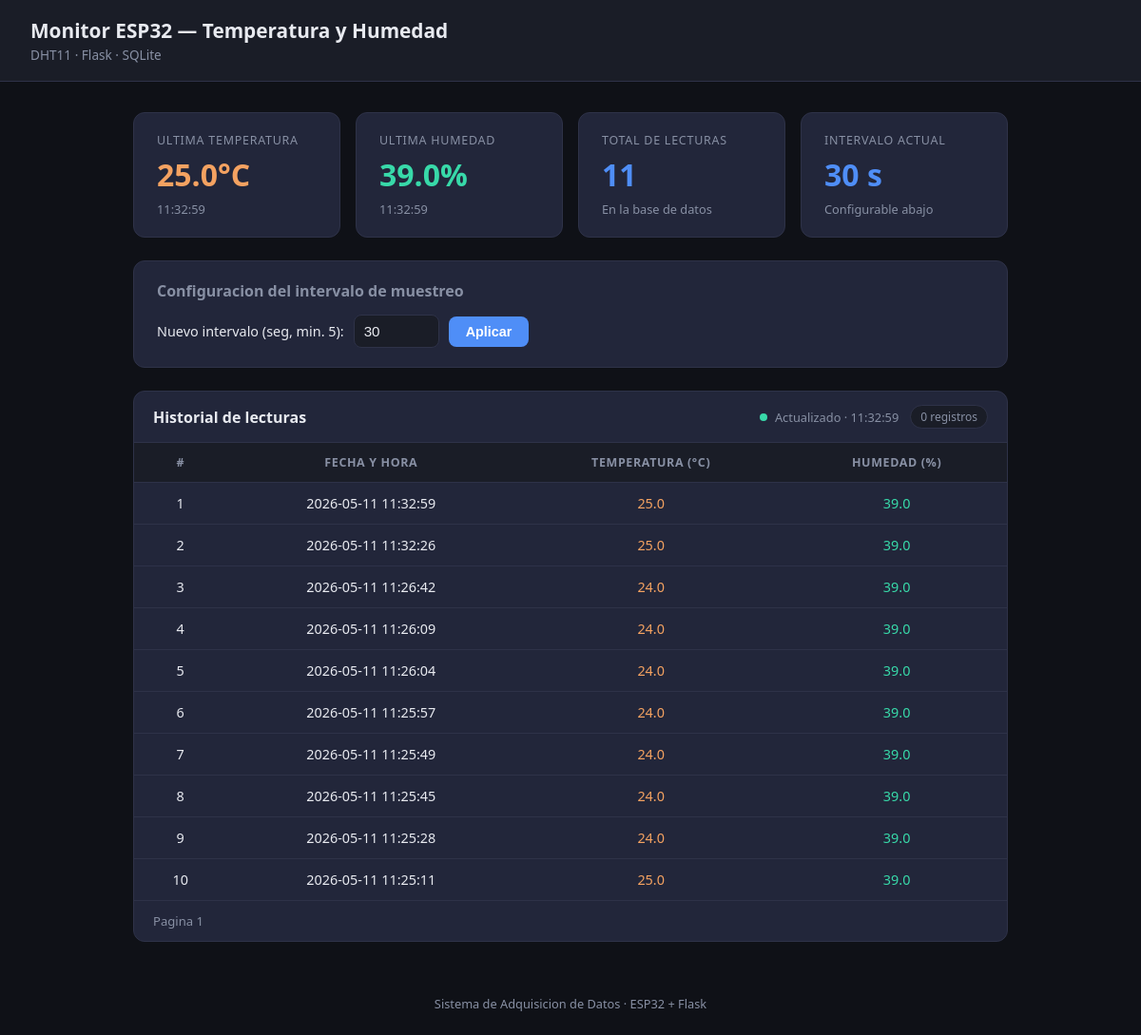
The page / on the database its author committed.
### models.py (models this page shows)
class Registro(db.Model):
    id          = db.Column(db.Integer, primary_key=True)
    temperatura = db.Column(db.Float, nullable=False)
    humedad     = db.Column(db.Float, nullable=False)
    timestamp   = db.Column(db.DateTime, default=datetime.now)

### app.py (the view)
@app.route('/')
def index():
    lecturas  = Registro.query.order_by(Registro.timestamp.desc()).limit(50).all()
    intervalo = int(Config.query.filter_by(clave='intervalo_segundos').first().valor)
    return render_template('index.html', lecturas=lecturas, intervalo=intervalo)

### templates/index.html (shortened to what this page needs)
<!DOCTYPE html>
<html lang="es">
<head>
</head>
<body>
<header>
    <div>
        <h1>Monitor ESP32 — Temperatura y Humedad</h1>
        <span>DHT11 · Flask · SQLite</span>
    </div>
</header>
<main>
    <section class="metrics">
        <div class="metric-card">
            <div class="label">Ultima temperatura</div>
            <div class="value temp" id="val-temp">
                {% if lecturas %}{{ "%.1f"|format(lecturas[0].temperatura) }}°C{% else %}--{% endif %}
            </div>
            <div class="sub" id="val-temp-time">
                {% if lecturas %}{{ lecturas[0].timestamp.strftime('%H:%M:%S') }}{% endif %}
            </div>
        </div>
        <div class="metric-card">
            <div class="label">Ultima humedad</div>
            <div class="value hum" id="val-hum">
                {% if lecturas %}{{ "%.1f"|format(lecturas[0].humedad) }}%{% else %}--{% endif %}
            </div>
            <div class="sub" id="val-hum-time">
                {% if lecturas %}{{ lecturas[0].timestamp.strftime('%H:%M:%S') }}{% endif %}
            </div>
        </div>
        <div class="metric-card">
            <div class="label">Total de lecturas</div>
            <div class="value inter" id="val-count">{{ lecturas|length }}</div>
            <div class="sub">En la base de datos</div>
        </div>
        <div class="metric-card">
            <div class="label">Intervalo actual</div>
            <div class="value inter" id="intervalo-display">{{ intervalo }} s</div>
            <div class="sub">Configurable abajo</div>
        </div>
    </section>
    <section class="config-panel">
        <h2>Configuracion del intervalo de muestreo</h2>
        <div class="config-row">
            <label for="nuevo-intervalo">Nuevo intervalo (seg, min. 5):</label>
            <input type="number" id="nuevo-intervalo" min="5" max="3600" value="{{ intervalo }}">
            <button class="btn btn-primary" onclick="actualizarIntervalo()">Aplicar</button>
        </div>
    </section>
    <section class="table-wrap">
        <div class="table-header">
            <h2>Historial de lecturas</h2>
            <div style="display:flex; align-items:center; gap:12px; flex-wrap:wrap;">
                <div class="status-bar">
                    <div class="status-dot" id="status-dot"></div>
                    <span id="status-text">Conectando...</span>
                </div>
                <span class="badge" id="total-badge">0 registros</span>
            </div>
        </div>
        <table>
            <thead>
                <tr>
                    <th>#</th>
                    <th>Fecha y Hora</th>
                    <th>Temperatura (°C)</th>
                    <th>Humedad (%)</th>
                </tr>
            </thead>
            <tbody id="readings-body">
                {% for l in lecturas[:10] %}
                <tr>
                    <td>{{ loop.index }}</td>
                    <td>{{ l.timestamp.strftime('%Y-%m-%d %H:%M:%S') }}</td>
                    <td class="temp-val">{{ "%.1f"|format(l.temperatura) }}</td>
                    <td class="hum-val">{{ "%.1f"|format(l.humedad) }}</td>
                </tr>
                {% else %}
                <tr id="empty-row">
                    <td colspan="4" style="color:var(--muted); padding:30px;">
                        Sin lecturas aun. Esperando datos de la ESP32...
                    </td>
                </tr>
                {% endfor %}
            </tbody>
        </table>
        <div class="pagination">
            <span class="pagination-info" id="page-info">Pagina 1</span>
        </div>
    </section>
</main>
<footer>Sistema de Adquisicion de Datos · ESP32 + Flask</footer>
</body>
</html>

### templates/index.html (style rules this page uses)
:root { --bg: #0f1117; --surface: #1a1d27; --card: #22263a; --accent: #4f8ef7; --accent2: #38d9a9; --text: #e8eaf0; --muted: #8890a4; --border: #2e3248; --radius: 12px; }
* { box-sizing: border-box; margin: 0; padding: 0; }
body { font-family: 'Segoe UI', system-ui, sans-serif; background: var(--bg); color: var(--text); min-height: 100vh; }
header { background: var(--surface); border-bottom: 1px solid var(--border); padding: 18px 32px; display: flex; align-items: center; gap: 14px; }
header h1 { font-size: 1.3rem; font-weight: 700; }
header span { font-size: 0.85rem; color: var(--muted); margin-top: 2px; display: block; }
main { max-width: 960px; margin: 32px auto; padding: 0 20px; display: flex; flex-direction: column; gap: 24px; }
.metrics { display: grid; grid-template-columns: repeat(auto-fit, minmax(200px, 1fr)); gap: 16px; }
.metric-card { background: var(--card); border: 1px solid var(--border); border-radius: var(--radius); padding: 20px 24px; display: flex; flex-direction: column; gap: 6px; }
.metric-card .label { font-size: 0.78rem; color: var(--muted); text-transform: uppercase; letter-spacing: .06em; }
.metric-card .value { font-size: 2rem; font-weight: 700; }
.metric-card .value.temp { color: #f4a261; }
.metric-card .value.hum { color: var(--accent2); }
.metric-card .value.inter { color: var(--accent); }
.metric-card .sub { font-size: 0.8rem; color: var(--muted); }
.config-panel { background: var(--card); border: 1px solid var(--border); border-radius: var(--radius); padding: 20px 24px; }
.config-panel h2 { font-size: 1rem; margin-bottom: 14px; color: var(--muted); }
.config-row { display: flex; align-items: center; gap: 10px; flex-wrap: wrap; }
.config-row label { font-size: 0.9rem; }
.config-row input[type="number"] { width: 90px; padding: 8px 10px; border-radius: 8px; border: 1px solid var(--border); background: var(--surface); color: var(--text); font-size: 0.95rem; }
.btn { padding: 8px 18px; border-radius: 8px; border: none; cursor: pointer; font-size: 0.9rem; font-weight: 600; transition: opacity .15s, transform .1s; }
.btn-primary { background: var(--accent); color: #fff; }
.status-bar { font-size: 0.8rem; color: var(--muted); display: flex; align-items: center; gap: 8px; }
.status-dot { width: 8px; height: 8px; border-radius: 50%; background: var(--muted); transition: background .3s; }
.status-dot.active { background: var(--accent2); }
.table-wrap { background: var(--card); border: 1px solid var(--border); border-radius: var(--radius); overflow: hidden; }
.table-header { display: flex; justify-content: space-between; align-items: center; padding: 14px 20px; border-bottom: 1px solid var(--border); flex-wrap: wrap; gap: 10px; }
.table-header h2 { font-size: 1rem; }
.badge { font-size: 0.75rem; background: var(--surface); border: 1px solid var(--border); padding: 3px 10px; border-radius: 20px; color: var(--muted); }
table { width: 100%; border-collapse: collapse; }
thead tr { background: var(--surface); }
th, td { padding: 12px 20px; text-align: center; font-size: 0.9rem; }
th { color: var(--muted); font-weight: 600; font-size: 0.78rem; text-transform: uppercase; letter-spacing: .05em; }
tbody tr { border-top: 1px solid var(--border); transition: background .12s; }
.temp-val { color: #f4a261; }
.hum-val { color: var(--accent2); }
.pagination { display: flex; align-items: center; justify-content: space-between; padding: 12px 20px; border-top: 1px solid var(--border); flex-wrap: wrap; gap: 10px; }
.pagination-info { font-size: 0.82rem; color: var(--muted); }
footer { text-align: center; padding: 24px; color: var(--muted); font-size: 0.8rem; }

### rows shown on the page
Registro: temperatura "25.0", timestamp "11:32:59", humedad "39.0", timestamp "2026-05-11 11:32:59"
Registro: timestamp "2026-05-11 11:32:26", temperatura "25.0", humedad "39.0"
Registro: timestamp "2026-05-11 11:26:42", temperatura "24.0", humedad "39.0"
Registro: timestamp "2026-05-11 11:26:09", temperatura "24.0", humedad "39.0"
Registro: timestamp "2026-05-11 11:26:04", temperatura "24.0", humedad "39.0"
Registro: timestamp "2026-05-11 11:25:57", temperatura "24.0", humedad "39.0"
Registro: timestamp "2026-05-11 11:25:49", temperatura "24.0", humedad "39.0"
Registro: timestamp "2026-05-11 11:25:45", temperatura "24.0", humedad "39.0"
Registro: timestamp "2026-05-11 11:25:28", temperatura "24.0", humedad "39.0"
Registro: timestamp "2026-05-11 11:25:11", temperatura "25.0", humedad "39.0"

### other values the page prints
{{ lecturas|length }} "11"
{{ intervalo }} "30"
